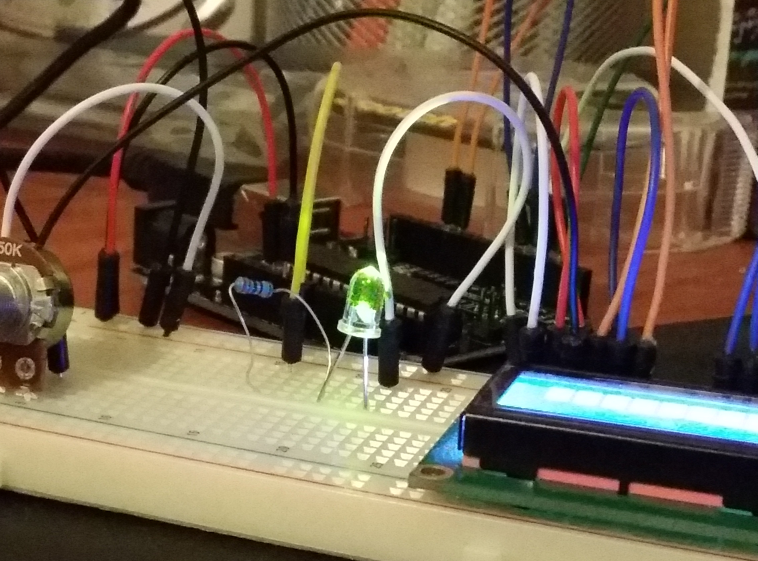
#> input picture OriginalPic.png, 1515 x 1122 px (shown at 1/2 size)
$ python TrackGreenTest.py   (Python 2 division)
#> lines starting #> are read from the running program, lines starting #| are printed output that depends on the picture; after the words box and inside, x2 and y2 are one past the last pixel; in counts of white or black regions, pixels touching at a corner belong together
__author__ = 'Hank'


import numpy as np
import cv2

img = cv2.imread('OriginalPic.png')
#> img is the input picture: shape (1122, 1515, 3); mean B, G, R 76.6, 97.5, 112.8


checkx = 740
checky = 540
# [4 lines of commented-out code are left out]

px = img[checkx, checky]
#> px = [140, 186, 197]
print px
#| [140 186 197]


hsv = cv2.cvtColor(img, cv2.COLOR_BGR2HSV)
#> hsv: shape (1122, 1515, 3); mean H, S, V 34.8, 116.6, 118.1


#the following array is not simply B G R
#works different in HSV
#look http://docs.opencv.org/trunk/doc/py_tutorials/py_imgproc/py_colorspaces/py_colorspaces.html#converting-colorspaces
# >>> green = np.uint8([[[0,255,0 ]]])
# >>> hsv_green = cv2.cvtColor(green,cv2.COLOR_BGR2HSV)
# >>> print hsv_green
#[[[60 255 255]]]
#then use [x-10, 100, 100] and [x+10, 255, 255]


lower_Green = np.array([50, 100, 100])
upper_Green = np.array([70, 255, 255])

mask = cv2.inRange(hsv, lower_Green, upper_Green)
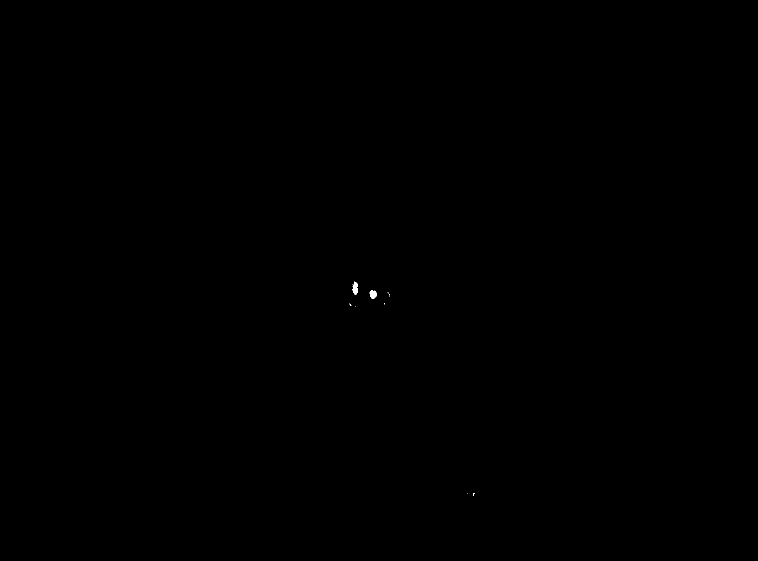
#> mask: shape (1122, 1515) (shown at 1/2 size); 0.02% white; 10 white regions (8 under 20 px), largest, box (x1, y1, x2, y2) and area: (705, 563, 716, 589) 201, (739, 581, 753, 597) 178

res = cv2.bitwise_and(img, img, mask= mask)

cv2.imshow('pic', img)

cv2.imshow('mask', mask)
cv2.imshow('result', res)

cv2.waitKey(0)
cv2.destroyAllWindows()


#cv2.imwrite('OriginalPic.png', img)
#cv2.imwrite('FilteredPic.png', res)
